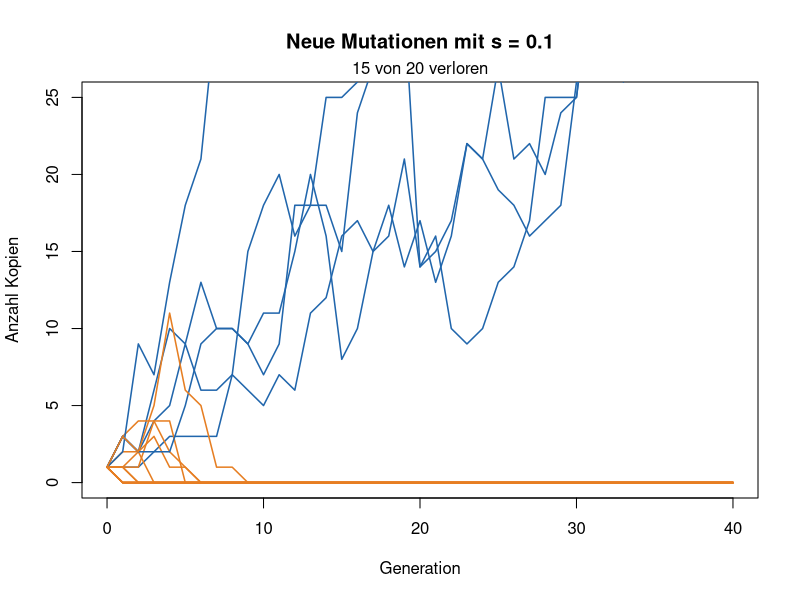
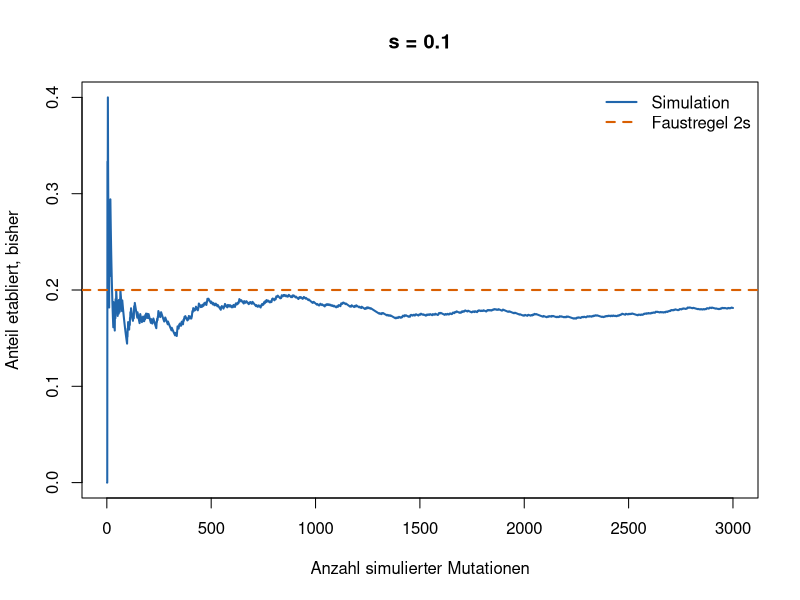
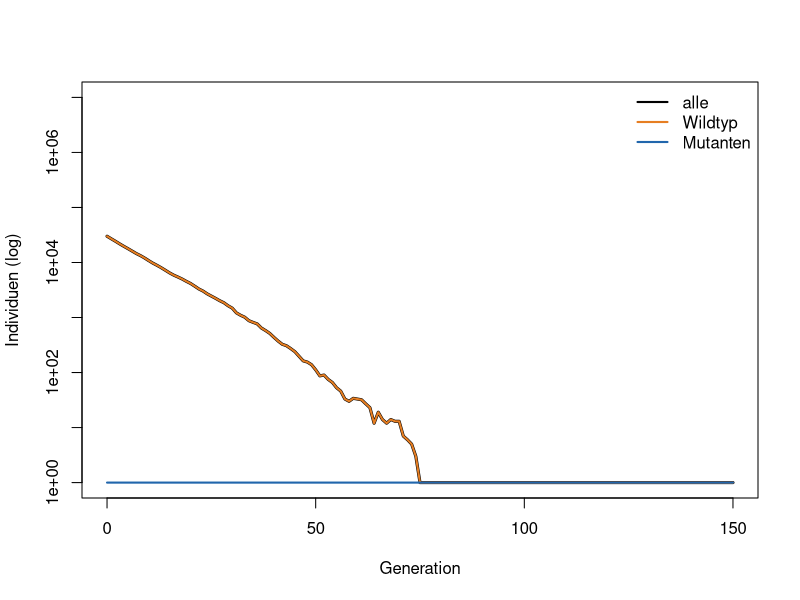
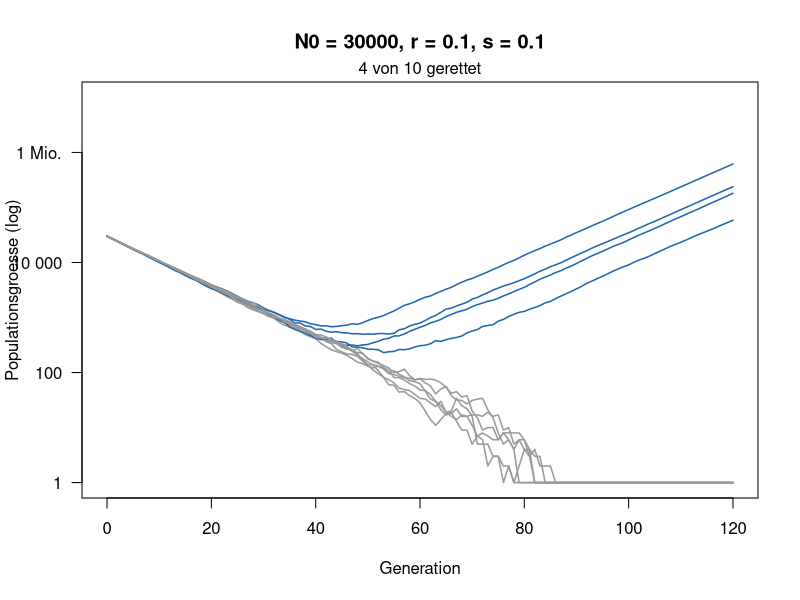
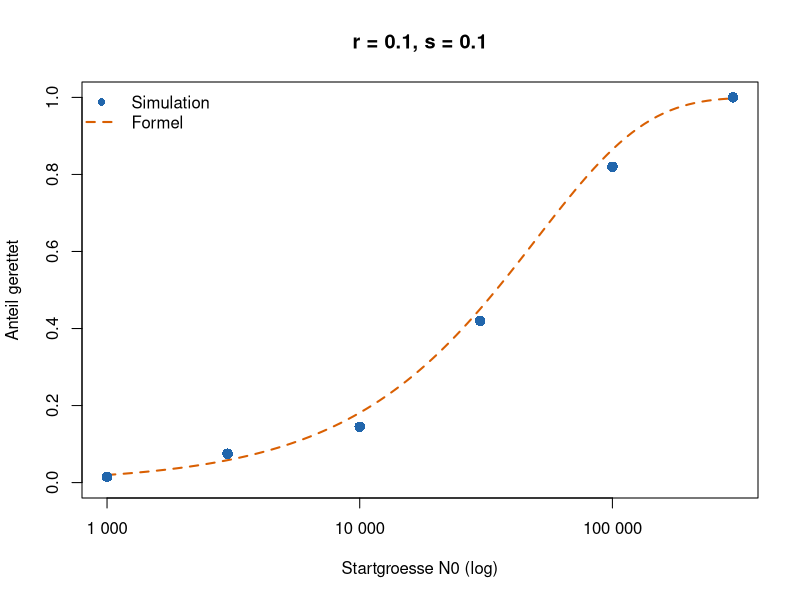
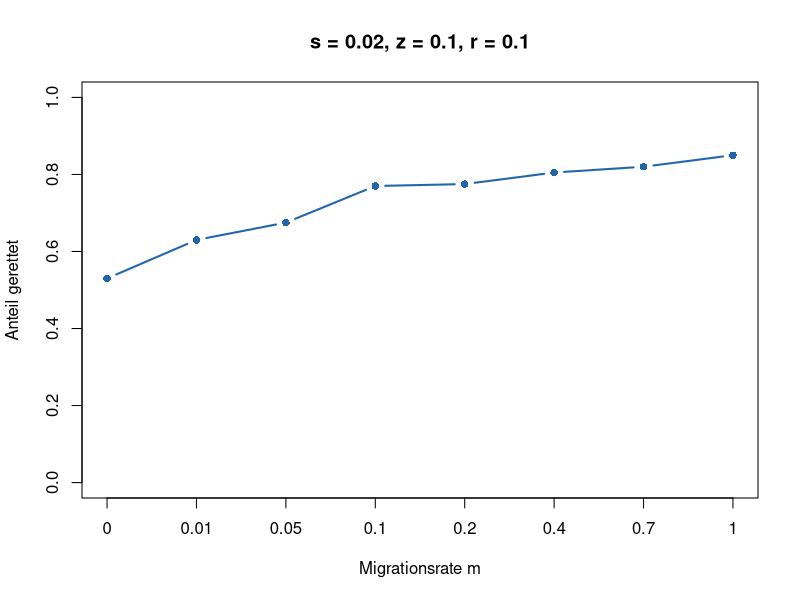
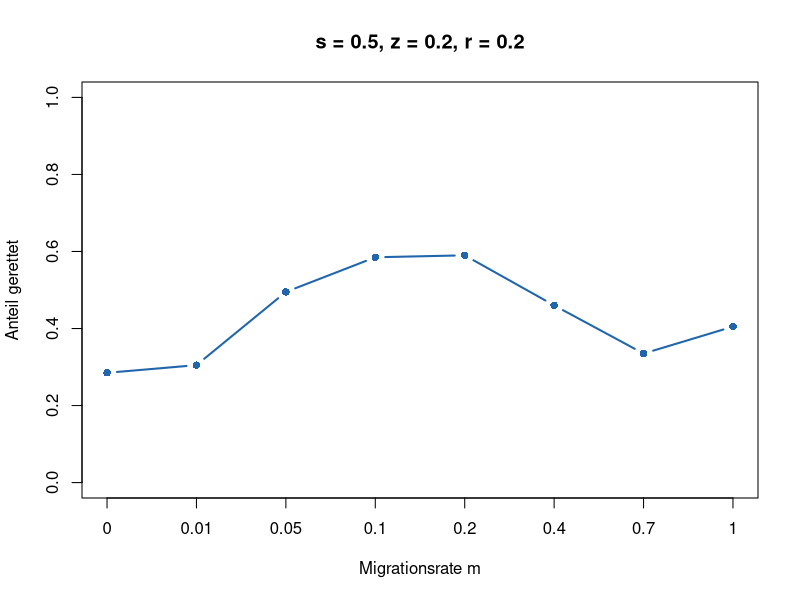

These figures' R source, in order:
## ---- chunk 1
#| code-fold: true
#| code-summary: "Hilfsfunktionen (nicht verändern)"
# Eine Mutation über die Zeit: jede Kopie hat im Mittel 1 + s Nachkommen
linie <- function(s, generationen = 40) {
  n <- numeric(generationen + 1)
  n[1] <- 1
  for (t in seq_len(generationen)) n[t + 1] <- rpois(1, n[t] * (1 + s))
  n
}

zeige_linien <- function(s, anzahl = 20) {
  plot(NA, xlim = c(0, 40), ylim = c(0, 25), xlab = "Generation",
       ylab = "Anzahl Kopien", main = paste("Neue Mutationen mit s =", s))
  verloren <- 0
  for (i in seq_len(anzahl)) {
    n <- linie(s)
    weg <- n[41] == 0
    verloren <- verloren + weg
    lines(0:40, n, col = if (weg) "#e67e22" else "#2166ac", lwd = 1.5)
  }
  mtext(paste(verloren, "von", anzahl, "verloren"), side = 3, line = 0.2)
}

# Anteil etabliert nach 1, 2, 3, ... Läufen, dazu die Faustregel 2s
zeige_anteil <- function(ergebnisse, s) {
  laeufe <- seq_along(ergebnisse)
  plot(laeufe, cumsum(ergebnisse) / laeufe, type = "l", lwd = 2, col = "#2166ac",
       ylim = c(0, min(1, 4 * s)), xlab = "Anzahl simulierter Mutationen",
       ylab = "Anteil etabliert, bisher", main = paste("s =", s))
  abline(h = 2 * s, lty = 2, lwd = 2, col = "#d95f02")
  legend("topright", c("Simulation", "Faustregel 2s"), col = c("#2166ac", "#d95f02"),
         lty = c(1, 2), lwd = 2, bty = "n")
}

# Eine schrumpfende Population: Wildtyp (1 - r), Mutanten (1 + s)
rettung_lauf <- function(N0, r, s, U = 1e-5, generationen = 120) {
  wt <- N0; mut <- 0
  N <- numeric(generationen + 1); N[1] <- N0
  for (t in seq_len(generationen)) {
    neu <- rbinom(1, wt, U)
    wt <- rpois(1, wt * (1 - r))
    mut <- min(rpois(1, mut * (1 + s)) + neu, 1e7)
    N[t + 1] <- wt + mut
  }
  N
}

zeige_rettung <- function(N0, r, s, anzahl = 10) {
  plot(NA, xlim = c(0, 120), ylim = c(1, 1e7), log = "y", xlab = "Generation",
       ylab = "Populationsgroesse (log)", yaxt = "n",
       main = paste0("N0 = ", N0, ", r = ", r, ", s = ", s))
  axis(2, at = 10^c(0, 2, 4, 6), labels = c("1", "100", "10 000", "1 Mio."), las = 1)
  gerettet <- 0
  for (i in seq_len(anzahl)) {
    N <- rettung_lauf(N0, r, s)
    ok <- N[121] > 0
    gerettet <- gerettet + ok
    lines(0:120, pmax(N, 1), col = if (ok) "#2166ac" else "grey60", lwd = 1.5)
  }
  mtext(paste(gerettet, "von", anzahl, "gerettet"), side = 3, line = 0.2)
}

# 1 = gerettet (1000 Mutanten), 0 = ausgestorben
rettung <- function(N0, r, s, U = 1e-5, grenze = 1000) {
  wt <- N0; mut <- 0
  repeat {
    neu <- rbinom(1, wt, U)
    wt <- rpois(1, wt * (1 - r))
    mut <- rpois(1, mut * (1 + s)) + neu
    if (mut >= grenze) return(1)
    if (wt + mut == 0) return(0)
  }
}

schaetze_rettung <- function(N0, r, s, wiederholungen = 300) {
  mean(replicate(wiederholungen, rettung(N0, r, s)))
}

# Näherung (Orr & Unckless 2014)
formel <- function(N0, r, s, U = 1e-5) round(1 - exp(-2 * N0 * U * s / r), 2)
# Simulation (Punkte) und Formel (Linie) für viele Startgrössen
vergleiche_rettung <- function(r, s, N0_werte = c(1e3, 3e3, 1e4, 3e4, 1e5, 3e5),
                               wiederholungen = 200, U = 1e-5) {
  sim <- sapply(N0_werte, function(N0) schaetze_rettung(N0, r, s, wiederholungen))
  N0_fein <- 10^seq(log10(min(N0_werte)), log10(max(N0_werte)), length.out = 100)
  plot(N0_fein, 1 - exp(-2 * N0_fein * U * s / r), type = "l", lwd = 2, lty = 2,
       col = "#d95f02", log = "x", ylim = c(0, 1), xlab = "Startgroesse N0 (log)",
       ylab = "Anteil gerettet", main = paste0("r = ", r, ", s = ", s), xaxt = "n")
  axis(1, at = c(1e3, 1e4, 1e5), labels = c("1 000", "10 000", "100 000"))
  points(N0_werte, sim, pch = 16, cex = 1.4, col = "#2166ac")
  legend("topleft", c("Simulation", "Formel"), col = c("#2166ac", "#d95f02"),
         pch = c(16, NA), lty = c(NA, 2), lwd = 2, bty = "n")
  invisible(data.frame(N0 = N0_werte, simulation = sim))
}
## ---- chunk 2
#| fig-height: 4.4
#| fig-width: 7.5
zeige_linien(s = 0.1)   # hier s ändern
## ---- chunk 3
s <- 0.1
a <- (1 - s) / 2          # Chance auf keine Nachkommen
n <- 1                    # eine Kopie
2 * rbinom(1, n, 1 - a)   # Kopien in der nächsten Generation: 0 oder 2
## ---- chunk 4
n <- 1                          # eine neue Mutation
verlauf <- n
while (n > 0 && n < 100) {      # solange nicht verloren und nicht etabliert
  n <- 2 * rbinom(1, n, 1 - a)
  verlauf <- c(verlauf, n)
}
verlauf
length(verlauf) - 1             # wie viele Generationen?
## ---- chunk 5
eine_linie <- function(s) {
  a <- (1 - s) / 2
  n <- 1
  while (n > 0 && n < 100) {
    n <- 2 * rbinom(1, n, 1 - a)
  }
  as.numeric(n >= 100)   # 1 = etabliert, 0 = verloren
}

s <- 0.1                                  # hier s ändern
ergebnisse <- replicate(3000, eine_linie(s))
mean(ergebnisse)   # Anteil etabliert
2 * s              # Faustregel 2s
## ---- chunk 6
#| fig-height: 4.2
#| fig-width: 7.5
zeige_anteil(ergebnisse, s)
## ---- chunk 7
#| fig-height: 4.4
#| fig-width: 7.5
N0 <- 30000   # Startgrösse
r  <- 0.1     # Rückgang des Wildtyps pro Generation
s  <- 0.1     # Vorteil der Mutante
U  <- 1e-5    # Mutationsrate
generationen <- 150

# 1. Zustand: ein Platz pro Generation
wt  <- numeric(generationen + 1)
mut <- numeric(generationen + 1)
wt[1]  <- N0
mut[1] <- 0

# 2. und 3.: eine Generation, viele Male
for (t in 1:generationen) {
  neu        <- rbinom(1, wt[t], U)                # neue Mutanten unter den Wildtypen
  wt[t + 1]  <- rpois(1, wt[t] * (1 - r))          # Wildtyp: im Mittel 1 - r Nachkommen
  mut[t + 1] <- rpois(1, mut[t] * (1 + s)) + neu   # Mutanten: im Mittel 1 + s Nachkommen
}

plot(0:generationen, pmax(wt + mut, 1), type = "l", lwd = 3, log = "y",
     xlab = "Generation", ylab = "Individuen (log)", ylim = c(1, 1e7))
lines(0:generationen, pmax(wt, 1),  col = "#e67e22", lwd = 2)
lines(0:generationen, pmax(mut, 1), col = "#2166ac", lwd = 2)
legend("topright", c("alle", "Wildtyp", "Mutanten"), col = c("black", "#e67e22", "#2166ac"),
       lwd = 2, bty = "n")

which(mut > 0)[1] - 1   # in welcher Generation gibt es zum ersten Mal Mutanten?
## ---- chunk 8
ein_lauf <- function(N0, r, s, U = 1e-5) {
  wt <- N0
  mut <- 0
  while (wt + mut > 0 && mut < 1000) {   # solange nicht ausgestorben und nicht gerettet
    neu <- rbinom(1, wt, U)
    wt  <- rpois(1, wt * (1 - r))
    mut <- rpois(1, mut * (1 + s)) + neu
  }
  as.numeric(mut >= 1000)   # 1 = gerettet, 0 = ausgestorben
}

ergebnisse <- replicate(200, ein_lauf(N0 = 30000, r = 0.1, s = 0.1))
sum(ergebnisse)    # wie viele von 200 gerettet?
mean(ergebnisse)   # Anteil: Schätzung der Wahrscheinlichkeit
## ---- chunk 9
#| fig-height: 4.6
#| fig-width: 7.5
zeige_rettung(N0 = 30000, r = 0.1, s = 0.1)   # hier N0 oder r ändern
## ---- chunk 10
#| fig-height: 4.4
#| fig-width: 7.5
set.seed(1)
vergleiche_rettung(r = 0.1, s = 0.1)   # hier r oder s ändern
## ---- chunk 11
zwei_orte <- function(m, s, z, r, K = 5000, theta = 100, U = 2e-5, grenze = 500) {
  wt  <- c(K, K)   # Wildtyp in Ort 1 und Ort 2
  mut <- c(0, 0)   # Mutanten in Ort 1 und Ort 2
  for (t in 1:1000) {
    schlecht <- c(TRUE, t > theta)
    wt  <- rpois(2, wt * ifelse(schlecht, 1 - r, 1))
    if (!schlecht[2]) wt[2] <- K                  # Zuflucht bleibt voll
    neu <- rbinom(2, wt, U)                       # neue Mutanten
    mut <- rpois(2, mut * ifelse(schlecht, 1 + z, 1 - s)) + neu
    weg_wt  <- rbinom(2, wt,  m / 2)              # Migration
    weg_mut <- rbinom(2, mut, m / 2)
    wt  <- wt  - weg_wt  + rev(weg_wt)
    mut <- mut - weg_mut + rev(weg_mut)
    if (sum(mut) >= grenze) return(1)             # gerettet
    if (sum(wt) + sum(mut) == 0) return(0)        # ausgestorben
  }
  0
}
## ---- chunk 12
#| code-fold: true
#| code-summary: "Abbildung (nicht verändern)"
zeige_migration <- function(s, z, r, wiederholungen = 200) {
  m_werte <- c(0, 0.01, 0.05, 0.1, 0.2, 0.4, 0.7, 1)
  p <- sapply(m_werte, function(m) mean(replicate(wiederholungen, zwei_orte(m, s, z, r))))
  plot(seq_along(m_werte), p, type = "b", pch = 16, lwd = 2, col = "#2166ac",
       ylim = c(0, 1), xaxt = "n", xlab = "Migrationsrate m", ylab = "Anteil gerettet",
       main = paste0("s = ", s, ", z = ", z, ", r = ", r))
  axis(1, at = seq_along(m_werte), labels = m_werte)
  invisible(data.frame(m = m_werte, gerettet = p))
}
## ---- chunk 13
#| fig-height: 4
#| fig-width: 7.5
set.seed(1)
zeige_migration(s = 0.02, z = 0.1, r = 0.1)   # billige Mutante
## ---- chunk 14
#| fig-height: 4
#| fig-width: 7.5
set.seed(1)
zeige_migration(s = 0.5, z = 0.2, r = 0.2)    # teure Mutante: bitte s ändern
